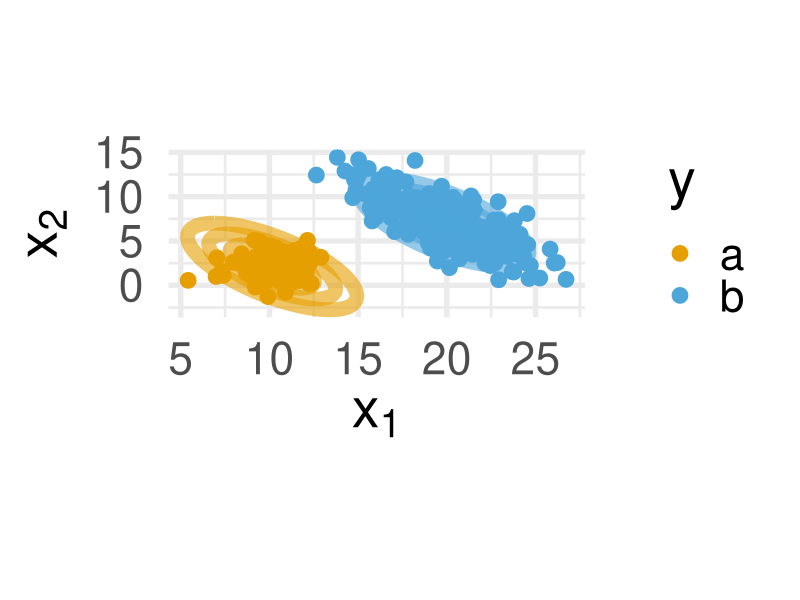
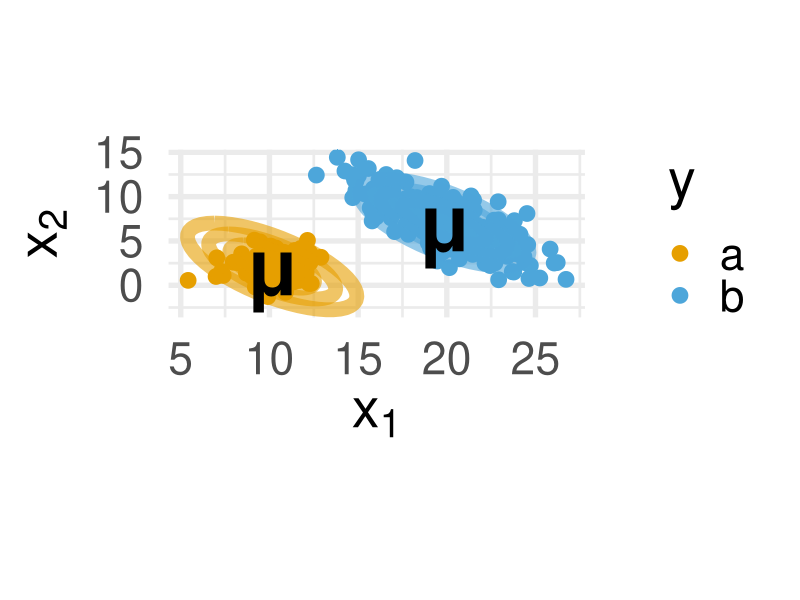
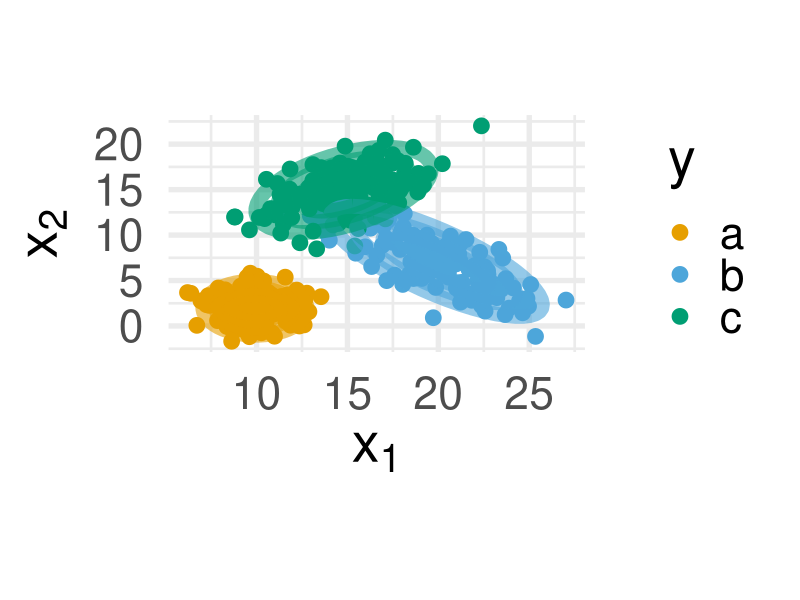
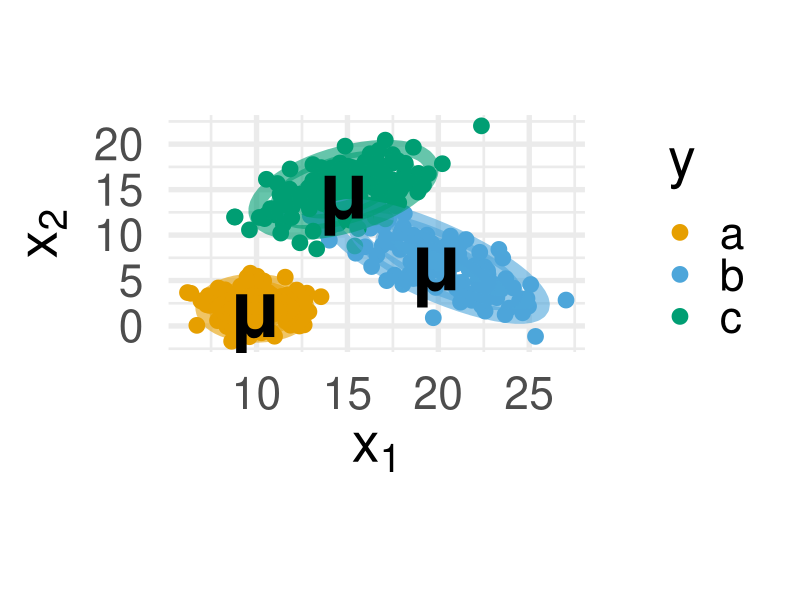

These figures' R source, in order:
# goal here is to visualize LDA/QDA with µs and 1st/2nd eigenvector (principal components)
library(ggplot2)
library(MASS)
library(car)

# OPTIONS
plot_width <- 20
plot_height <- 10
plot_dpi <- 300
line_size <- 5
base_size <- 40
point_size <- 5

options(digits = 3, 
        width = 65, 
        str = strOptions(strict.width = "cut", vec.len = 3))

set.seed(123)

# LDA data generation (imbalanced two-class)
n_a_lda <- 100
n_b_lda <- 200

classa_lda <- data.frame(mvrnorm(n = n_a_lda, 
                                 mu = c(10, 2), 
                                 Sigma = matrix(c(2, 0, 0, 2), ncol = 2)))
classb_lda <- data.frame(mvrnorm(n = n_b_lda, 
                                 mu = c(20, 7), 
                                 Sigma = matrix(c(8, -6, -6, 8), ncol = 2)))

# combines LDA data into one
df_lda <- rbind(
  cbind(classa_lda, y = "a"),
  cbind(classb_lda, y = "b")
)
colnames(df_lda) <- c("x1", "x2", "y")

# QDA data generation (three-class!)
n_qda <- 150

classa_qda <- data.frame(mvrnorm(n = n_qda, 
                                 mu = c(10, 2), 
                                 Sigma = matrix(c(2, 0, 0, 2), ncol = 2)))
classb_qda <- data.frame(mvrnorm(n = n_qda, 
                                 mu = c(20, 7), 
                                 Sigma = matrix(c(8, -6, -6, 8), ncol = 2)))
classc_qda <- data.frame(mvrnorm(n = n_qda, 
                                 mu = c(15, 15), 
                                 Sigma = matrix(c(6, 3, 3, 6), ncol = 2)))

# combines QDA data into one
df_qda <- rbind(
  cbind(classa_qda, y = "a"),
  cbind(classb_qda, y = "b"),
  cbind(classc_qda, y = "c")
)
colnames(df_qda) <- c("x1", "x2", "y")

# mean and variance calculations for LDA
mu_a_lda <- colMeans(df_lda[df_lda$y == "a", 1:2])
mu_b_lda <- colMeans(df_lda[df_lda$y == "b", 1:2])

# pooled variance calculation for LDA (shared covariance!!)
var_lda <- ((n_a_lda - 1) * var(df_lda[df_lda$y == "a", 1:2]) + (n_b_lda - 1) * var(df_lda[df_lda$y == "b", 1:2])) / (n_a_lda + n_b_lda - 2)

# mean and variance Calculations for QDA
mu_a_qda <- colMeans(df_qda[df_qda$y == "a", 1:2])
mu_b_qda <- colMeans(df_qda[df_qda$y == "b", 1:2])
mu_c_qda <- colMeans(df_qda[df_qda$y == "c", 1:2])

var_qda_a <- var(df_qda[df_qda$y == "a", 1:2])
var_qda_b <- var(df_qda[df_qda$y == "b", 1:2])
var_qda_c <- var(df_qda[df_qda$y == "c", 1:2])

# PLOTTING
# create ellipsoids for LDA
a_ell_lda_1 <- as.data.frame(ellipse(center = mu_a_lda, shape = var_lda, radius = 1, draw = FALSE))
a_ell_lda_1_5 <- as.data.frame(ellipse(center = mu_a_lda, shape = var_lda, radius = 1.5, draw = FALSE))
a_ell_lda_2 <- as.data.frame(ellipse(center = mu_a_lda, shape = var_lda, radius = 2, draw = FALSE))
b_ell_lda_1 <- as.data.frame(ellipse(center = mu_b_lda, shape = var_lda, radius = 1, draw = FALSE))
b_ell_lda_1_5 <- as.data.frame(ellipse(center = mu_b_lda, shape = var_lda, radius = 1.5, draw = FALSE))
b_ell_lda_2 <- as.data.frame(ellipse(center = mu_b_lda, shape = var_lda, radius = 2, draw = FALSE))
colnames(a_ell_lda_1) <- colnames(a_ell_lda_1_5) <- colnames(a_ell_lda_2) <- colnames(b_ell_lda_1) <- colnames(b_ell_lda_1_5) <- colnames(b_ell_lda_2) <- c("x1", "x2")

# create ellipsoids for QDA
a_ell_qda_1 <- as.data.frame(ellipse(center = mu_a_qda, shape = var_qda_a, radius = 1, draw = FALSE))
a_ell_qda_1_5 <- as.data.frame(ellipse(center = mu_a_qda, shape = var_qda_a, radius = 1.5, draw = FALSE))
a_ell_qda_2 <- as.data.frame(ellipse(center = mu_a_qda, shape = var_qda_a, radius = 2, draw = FALSE))
b_ell_qda_1 <- as.data.frame(ellipse(center = mu_b_qda, shape = var_qda_b, radius = 1, draw = FALSE))
b_ell_qda_1_5 <- as.data.frame(ellipse(center = mu_b_qda, shape = var_qda_b, radius = 1.5, draw = FALSE))
b_ell_qda_2 <- as.data.frame(ellipse(center = mu_b_qda, shape = var_qda_b, radius = 2, draw = FALSE))
c_ell_qda_1 <- as.data.frame(ellipse(center = mu_c_qda, shape = var_qda_c, radius = 1, draw = FALSE))
c_ell_qda_1_5 <- as.data.frame(ellipse(center = mu_c_qda, shape = var_qda_c, radius = 1.5, draw = FALSE))
c_ell_qda_2 <- as.data.frame(ellipse(center = mu_c_qda, shape = var_qda_c, radius = 2, draw = FALSE))
colnames(a_ell_qda_1) <- colnames(a_ell_qda_1_5) <- colnames(a_ell_qda_2) <- colnames(b_ell_qda_1) <- colnames(b_ell_qda_1_5) <- colnames(b_ell_qda_2) <- colnames(c_ell_qda_1) <- colnames(c_ell_qda_1_5) <- colnames(c_ell_qda_2) <- c("x1", "x2")

plot_lda_1 <- ggplot(data = df_lda, aes(x = x1, y = x2, color = y)) +
  geom_point(size = point_size, show.legend = TRUE) +
  geom_path(data = a_ell_lda_1, aes(x = x1, y = x2), color = "#E69F00", alpha = 0.6, linewidth = line_size) +
  geom_path(data = a_ell_lda_1_5, aes(x = x1, y = x2), color = "#E69F00", alpha = 0.6, linewidth = line_size) +
  geom_path(data = a_ell_lda_2, aes(x = x1, y = x2), color = "#E69F00", alpha = 0.6, linewidth = line_size) +
  geom_path(data = b_ell_lda_1, aes(x = x1, y = x2), color = "#4DA6DA", alpha = 0.6, linewidth = line_size) +
  geom_path(data = b_ell_lda_1_5, aes(x = x1, y = x2), color = "#4DA6DA", alpha = 0.6, linewidth = line_size) +
  geom_path(data = b_ell_lda_2, aes(x = x1, y = x2), color = "#4DA6DA", alpha = 0.6, linewidth = line_size) +
  labs(x = expression(x[1]), y = expression(x[2])) +
  coord_fixed(ratio = 0.5) +
  theme_minimal(base_size = base_size) +
  scale_color_manual(values = c("a" = "#E69F00", "b" = "#4DA6DA"))

plot_lda_2 <- ggplot(data = df_lda, aes(x = x1, y = x2, color = y)) +
  geom_point(size = point_size, show.legend = TRUE) +
  geom_path(data = a_ell_lda_1, aes(x = x1, y = x2), color = "#E69F00", alpha = 0.6, linewidth = line_size) +
  geom_path(data = a_ell_lda_1_5, aes(x = x1, y = x2), color = "#E69F00", alpha = 0.6, linewidth = line_size) +
  geom_path(data = a_ell_lda_2, aes(x = x1, y = x2), color = "#E69F00", alpha = 0.6, linewidth = line_size) +
  geom_path(data = b_ell_lda_1, aes(x = x1, y = x2), color = "#4DA6DA", alpha = 0.6, linewidth = line_size) +
  geom_path(data = b_ell_lda_1_5, aes(x = x1, y = x2), color = "#4DA6DA", alpha = 0.6, linewidth = line_size) +
  geom_path(data = b_ell_lda_2, aes(x = x1, y = x2), color = "#4DA6DA", alpha = 0.6, linewidth = line_size) +
  annotate("text", x = mu_a_lda[1], y = mu_a_lda[2], label = "μ", color = "black", size = point_size * 4, fontface = "bold", hjust = 0.5, vjust = 0.5) +
  annotate("text", x = mu_b_lda[1], y = mu_b_lda[2], label = "μ", color = "black", size = point_size * 4, fontface = "bold", hjust = 0.5, vjust = 0.5) +
#  annotate("segment", x = mu_a_lda[1], y = mu_a_lda[2], xend = mu_a_lda[1] + eigen(var_lda)$vectors[1, 1] * sqrt(eigen(var_lda)$values[1]) * 2, yend = mu_a_lda[2] + eigen(var_lda)$vectors[2, 1] * sqrt(eigen(var_lda)$values[1]) * 2, color = "black", linetype = "dashed", linewidth = line_size * 0.8) +
#  annotate("segment", x = mu_a_lda[1], y = mu_a_lda[2], xend = mu_a_lda[1] + eigen(var_lda)$vectors[1, 2] * sqrt(eigen(var_lda)$values[2]) * 2, yend = mu_a_lda[2] + eigen(var_lda)$vectors[2, 2] * sqrt(eigen(var_lda)$values[2]) * 2, color = "black", linetype = "dashed", linewidth = line_size * 0.8) +
#  annotate("segment", x = mu_b_lda[1], y = mu_b_lda[2], xend = mu_b_lda[1] + eigen(var_lda)$vectors[1, 1] * sqrt(eigen(var_lda)$values[1]) * 2, yend = mu_b_lda[2] + eigen(var_lda)$vectors[2, 1] * sqrt(eigen(var_lda)$values[1]) * 2, color = "black", linetype = "dashed", linewidth = line_size * 0.8) +
#  annotate("segment", x = mu_b_lda[1], y = mu_b_lda[2], xend = mu_b_lda[1] + eigen(var_lda)$vectors[1, 2] * sqrt(eigen(var_lda)$values[2]) * 2, yend = mu_b_lda[2] + eigen(var_lda)$vectors[2, 2] * sqrt(eigen(var_lda)$values[2]) * 2, color = "black", linetype = "dashed", linewidth = line_size * 0.8) +
  labs(x = expression(x[1]), y = expression(x[2])) +
  coord_fixed(ratio = 0.5) +
  theme_minimal(base_size = base_size) +
  scale_color_manual(values = c("a" = "#E69F00", "b" = "#4DA6DA"))

plot_qda_1 <- ggplot(data = df_qda, aes(x = x1, y = x2, color = y)) +
  geom_point(size = point_size, show.legend = TRUE) +
  geom_path(data = a_ell_qda_1, aes(x = x1, y = x2), color = "#E69F00", alpha = 0.6, linewidth = line_size) +
  geom_path(data = a_ell_qda_1_5, aes(x = x1, y = x2), color = "#E69F00", alpha = 0.6, linewidth = line_size) +
  geom_path(data = a_ell_qda_2, aes(x = x1, y = x2), color = "#E69F00", alpha = 0.6, linewidth = line_size) +
  geom_path(data = b_ell_qda_1, aes(x = x1, y = x2), color = "#4DA6DA", alpha = 0.6, linewidth = line_size) +
  geom_path(data = b_ell_qda_1_5, aes(x = x1, y = x2), color = "#4DA6DA", alpha = 0.6, linewidth = line_size) +
  geom_path(data = b_ell_qda_2, aes(x = x1, y = x2), color = "#4DA6DA", alpha = 0.6, linewidth = line_size) +
  geom_path(data = c_ell_qda_1, aes(x = x1, y = x2), color = "#009E73", alpha = 0.6, linewidth = line_size) +
  geom_path(data = c_ell_qda_1_5, aes(x = x1, y = x2), color = "#009E73", alpha = 0.6, linewidth = line_size) +
  geom_path(data = c_ell_qda_2, aes(x = x1, y = x2), color = "#009E73", alpha = 0.6, linewidth = line_size) +
  labs(x = expression(x[1]), y = expression(x[2])) +
  coord_fixed(ratio = 0.5) +
  theme_minimal(base_size = base_size) +
  scale_color_manual(values = c("a" = "#E69F00", "b" = "#4DA6DA", "c" = "#009E73"))

plot_qda_2 <- ggplot(data = df_qda, aes(x = x1, y = x2, color = y)) +
  geom_point(size = point_size, show.legend = TRUE) +
  geom_path(data = a_ell_qda_1, aes(x = x1, y = x2), color = "#E69F00", alpha = 0.6, linewidth = line_size) +
  geom_path(data = a_ell_qda_1_5, aes(x = x1, y = x2), color = "#E69F00", alpha = 0.6, linewidth = line_size) +
  geom_path(data = a_ell_qda_2, aes(x = x1, y = x2), color = "#E69F00", alpha = 0.6, linewidth = line_size) +
  geom_path(data = b_ell_qda_1, aes(x = x1, y = x2), color = "#4DA6DA", alpha = 0.6, linewidth = line_size) +
  geom_path(data = b_ell_qda_1_5, aes(x = x1, y = x2), color = "#4DA6DA", alpha = 0.6, linewidth = line_size) +
  geom_path(data = b_ell_qda_2, aes(x = x1, y = x2), color = "#4DA6DA", alpha = 0.6, linewidth = line_size) +
  geom_path(data = c_ell_qda_1, aes(x = x1, y = x2), color = "#009E73", alpha = 0.6, linewidth = line_size) +
  geom_path(data = c_ell_qda_1_5, aes(x = x1, y = x2), color = "#009E73", alpha = 0.6, linewidth = line_size) +
  geom_path(data = c_ell_qda_2, aes(x = x1, y = x2), color = "#009E73", alpha = 0.6, linewidth = line_size) +
  annotate("text", x = mu_a_qda[1], y = mu_a_qda[2], label = "μ", color = "black", size = point_size * 4, fontface = "bold", hjust = 0.5, vjust = 0.5) +
  annotate("text", x = mu_b_qda[1], y = mu_b_qda[2], label = "μ", color = "black", size = point_size * 4, fontface = "bold", hjust = 0.5, vjust = 0.5) +
  annotate("text", x = mu_c_qda[1], y = mu_c_qda[2], label = "μ", color = "black", size = point_size * 4, fontface = "bold", hjust = 0.5, vjust = 0.5) +
#  annotate("segment", x = mu_a_qda[1], y = mu_a_qda[2], xend = mu_a_qda[1] + eigen(var_qda_a)$vectors[1, 1] * sqrt(eigen(var_qda_a)$values[1]) * 2, yend = mu_a_qda[2] + eigen(var_qda_a)$vectors[2, 1] * sqrt(eigen(var_qda_a)$values[1]) * 2, color = "black", linetype = "dashed", linewidth = line_size * 0.8) +
#  annotate("segment", x = mu_a_qda[1], y = mu_a_qda[2], xend = mu_a_qda[1] + eigen(var_qda_a)$vectors[1, 2] * sqrt(eigen(var_qda_a)$values[2]) * 2, yend = mu_a_qda[2] + eigen(var_qda_a)$vectors[2, 2] * sqrt(eigen(var_qda_a)$values[2]) * 2, color = "black", linetype = "dashed", linewidth = line_size * 0.8) +
#  annotate("segment", x = mu_b_qda[1], y = mu_b_qda[2], xend = mu_b_qda[1] + eigen(var_qda_b)$vectors[1, 1] * sqrt(eigen(var_qda_b)$values[1]) * 2, yend = mu_b_qda[2] + eigen(var_qda_b)$vectors[2, 1] * sqrt(eigen(var_qda_b)$values[1]) * 2, color = "black", linetype = "dashed", linewidth = line_size * 0.8) +
#  annotate("segment", x = mu_b_qda[1], y = mu_b_qda[2], xend = mu_b_qda[1] + eigen(var_qda_b)$vectors[1, 2] * sqrt(eigen(var_qda_b)$values[2]) * 2, yend = mu_b_qda[2] + eigen(var_qda_b)$vectors[2, 2] * sqrt(eigen(var_qda_b)$values[2]) * 2, color = "black", linetype = "dashed", linewidth = line_size * 0.8) +
#  annotate("segment", x = mu_c_qda[1], y = mu_c_qda[2], xend = mu_c_qda[1] + eigen(var_qda_c)$vectors[1, 1] * sqrt(eigen(var_qda_c)$values[1]) * 2, yend = mu_c_qda[2] + eigen(var_qda_c)$vectors[2, 1] * sqrt(eigen(var_qda_c)$values[1]) * 2, color = "black", linetype = "dashed", linewidth = line_size * 0.8) +
#  annotate("segment", x = mu_c_qda[1], y = mu_c_qda[2], xend = mu_c_qda[1] + eigen(var_qda_c)$vectors[1, 2] * sqrt(eigen(var_qda_c)$values[2]) * 2, yend = mu_c_qda[2] + eigen(var_qda_c)$vectors[2, 2] * sqrt(eigen(var_qda_c)$values[2]) * 2, color = "black", linetype = "dashed", linewidth = line_size * 0.8) +
  labs(x = expression(x[1]), y = expression(x[2])) +
  coord_fixed(ratio = 0.5) +
  theme_minimal(base_size = base_size) +
  scale_color_manual(values = c("a" = "#E69F00", "b" = "#4DA6DA", "c" = "#009E73"))

ggsave("../figure/disc_analysis-lda_1.png", plot = plot_lda_1, width = plot_width, height = plot_height, dpi = plot_dpi)
ggsave("../figure/disc_analysis-lda_2.png", plot = plot_lda_2, width = plot_width, height = plot_height, dpi = plot_dpi)
ggsave("../figure/disc_analysis-qda_1.png", plot = plot_qda_1, width = plot_width, height = plot_height, dpi = plot_dpi)
ggsave("../figure/disc_analysis-qda_2.png", plot = plot_qda_2, width = plot_width, height = plot_height, dpi = plot_dpi)
